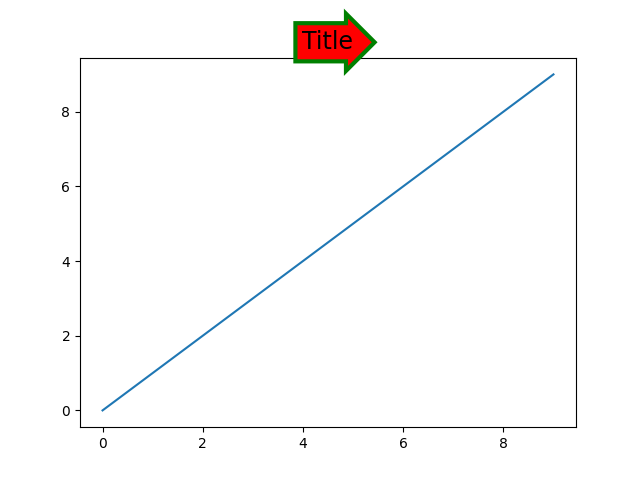

Python code for this plot:
import matplotlib.pyplot as plt
from matplotlib.patches import FancyBboxPatch
bbox_properties=dict(
 boxstyle='rarrow, pad=0.3',
 ec='g',
 fc='r',
 ls='-',
 lw=3 
)
plt.title('Title', fontsize=17, bbox=bbox_properties, position=(0.5, 
0.85))
plt.plot(range(0,10), range(0,10))
plt.show()
